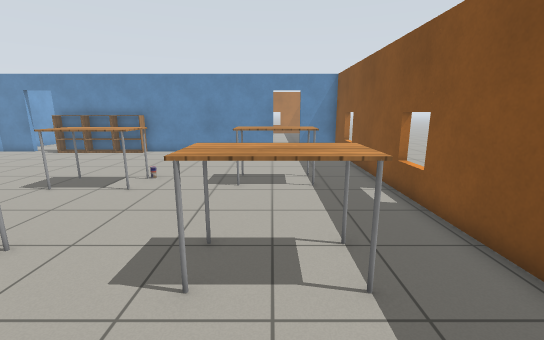
View 1 (above)

17 first-person views from a walk through a world built for the Gazebo simulator. The camera is 1.3 m above the floor, tilts 12° down and sees 90° across. The floor is counted in squares, 0.5 m on a side. Each view is taken from the middle of a square. On the plan, view 1 faces up. The plan holds only what a view shows up to about 18 squares ahead; the rest is blank. The place goes on beyond the plan. Robots are left out. Simple patterns stand in for the simulator's built-in surfaces. Some stock models are drawn as simple stand-ins.

View 2
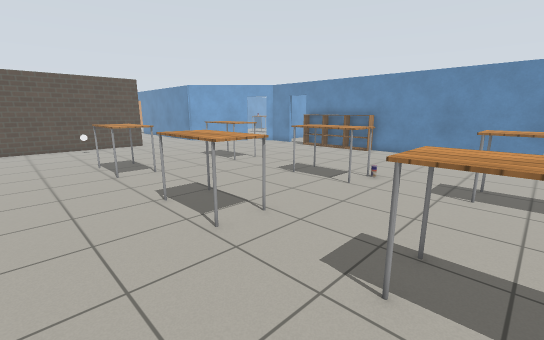

View 3
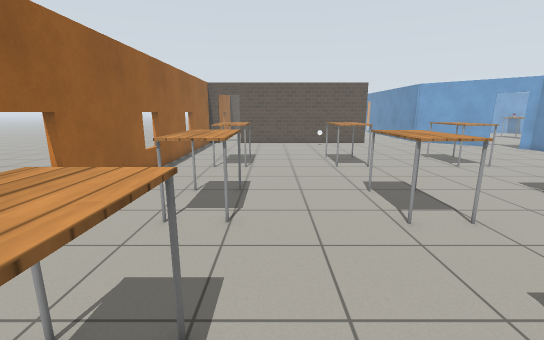

View 4
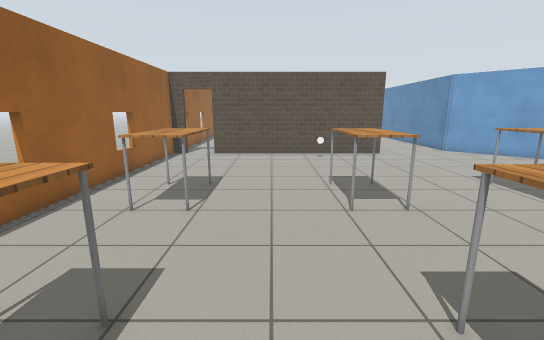

View 5
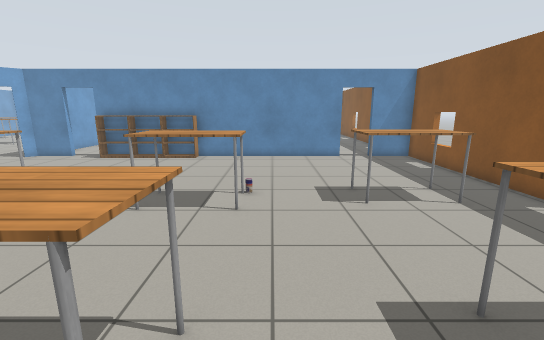

View 6
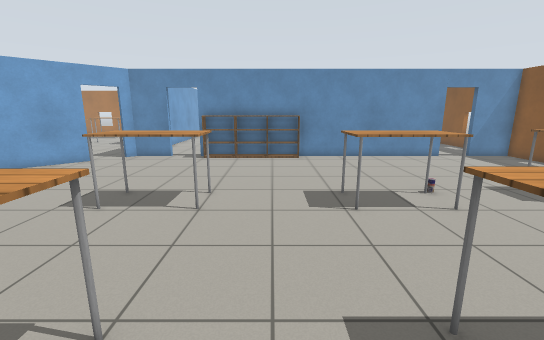

View 7
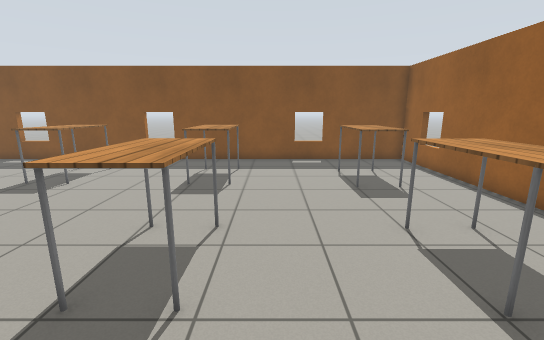

View 8
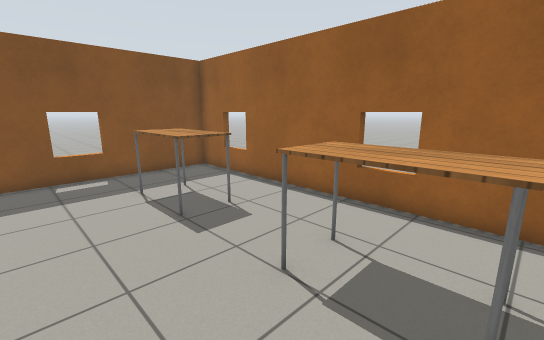

View 9
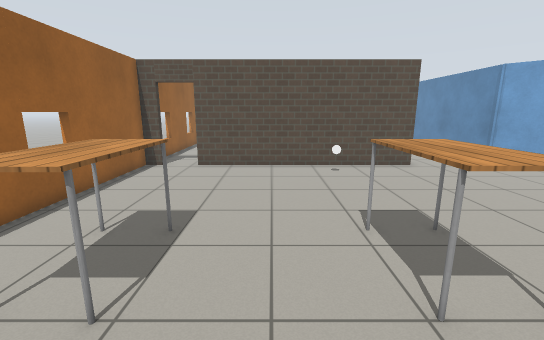

View 10
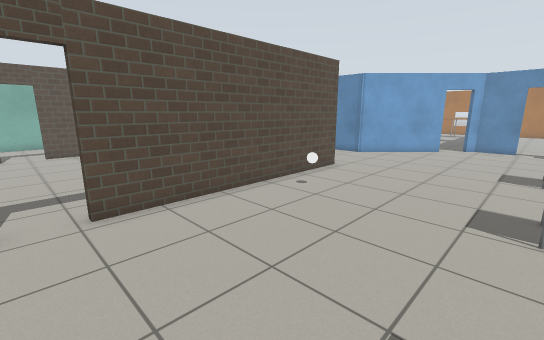

View 11
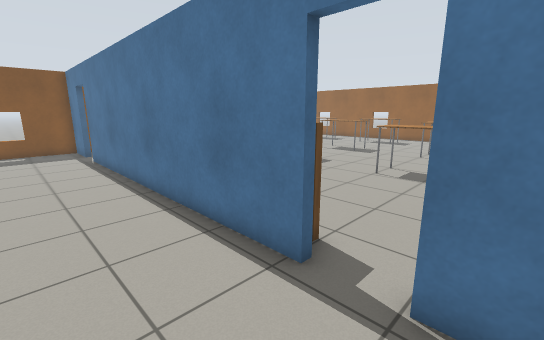

View 12
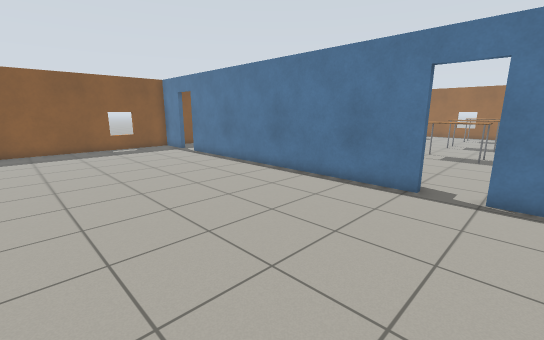

View 13
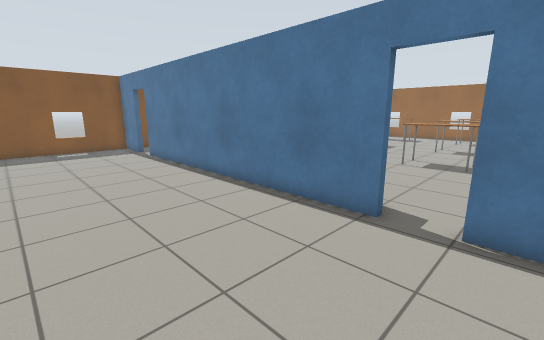

View 14
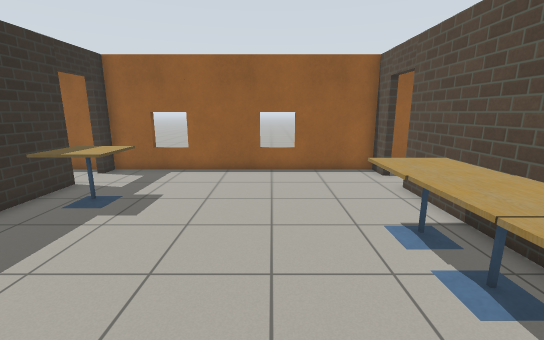

View 15
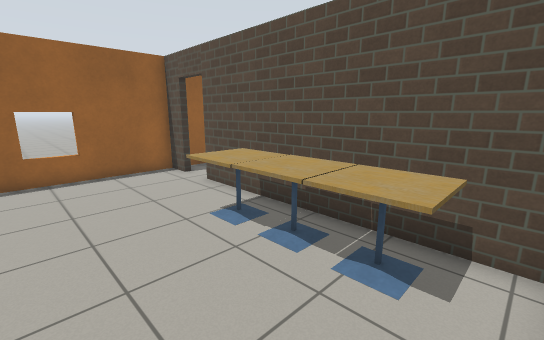

View 16
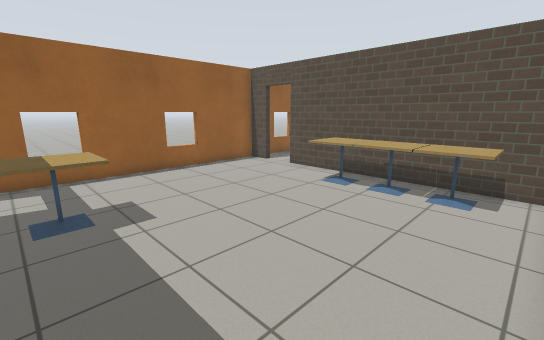

View 17
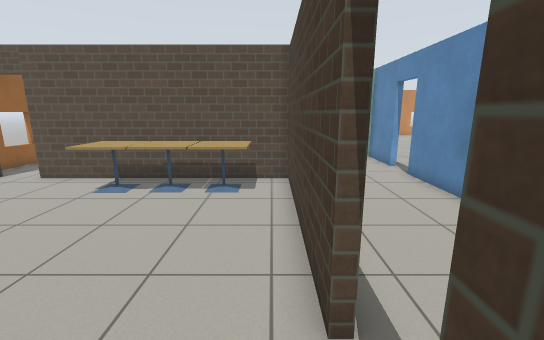

### Floor plan
Ten units are one square. View 1 is at (0, 0); x grows to the right and y downward. Boxes are objects, and circles mark ways between rooms. Rooms are numbered by the first view taken in them; rooms with no view inside come last. Other rooms are left out.
<svg viewBox="-407 -286 454 344">
<path fill="none" stroke="#000" d="M-224 -80 -224 28M-160 -183 -182 -183 -186 -179M-198 -166 -236 -128 -276 -128M-224 53 42 53 42 -183 19 -183M1 -183 -86 -183M-320 -128 -355 -128M-372 -128 -402 -128M-381 53 -354 53M-402 29 -402 41M-128 -186 1 -186M18 -186 42 -186 42 -281M-174 -186 -160 -186M-266 -77 -346 -77 -346 24M-245 -77 -250 -77M-227 28 -227 -1M-346 40 -346 53 -227 53"/>
<rect x="-215" y="-45" width="10" height="10" fill="#bbb"><title>other object</title></rect>
<rect x="-155" y="5" width="40" height="30" fill="#bbb"><title>table</title></rect>
<rect x="-155" y="-55" width="40" height="30" fill="#bbb"><title>table</title></rect>
<rect x="-155" y="-115" width="40" height="30" fill="#bbb"><title>table</title></rect>
<rect x="-145" y="-185" width="20" height="10" fill="#bbb"><title>bookshelf</title></rect>
<rect x="-125" y="-185" width="20" height="10" fill="#bbb"><title>bookshelf</title></rect>
<rect x="-105" y="-185" width="20" height="10" fill="#bbb"><title>bookshelf</title></rect>
<rect x="-85" y="5" width="40" height="30" fill="#bbb"><title>table</title></rect>
<rect x="-85" y="-55" width="40" height="30" fill="#bbb"><title>table</title></rect>
<rect x="-85" y="-115" width="40" height="30" fill="#bbb"><title>table</title></rect>
<rect x="-55" y="-115" width="10" height="10" fill="#bbb"><title>other object</title></rect>
<rect x="-25" y="5" width="40" height="30" fill="#bbb"><title>table</title></rect>
<rect x="-15" y="-55" width="40" height="20" fill="#bbb"><title>table</title></rect>
<rect x="-15" y="-115" width="40" height="20" fill="#bbb"><title>table</title></rect>
<rect x="-345" y="-25" width="30" height="20" fill="#bbb"><title>cafe table</title></rect>
<rect x="-345" y="-45" width="30" height="20" fill="#bbb"><title>cafe table</title></rect>
<rect x="-345" y="-65" width="30" height="20" fill="#bbb"><title>cafe table</title></rect>
<rect x="-265" y="-5" width="30" height="30" fill="#bbb"><title>cafe table</title></rect>
<circle cx="-153" cy="-183" r="3" fill="#2a7"/>
<circle cx="10" cy="-182" r="3" fill="#2a7"/>
<circle cx="-225" cy="35" r="3" fill="#2a7"/>
<circle cx="-255" cy="-80" r="3" fill="#2a7"/>
<circle cx="-350" cy="35" r="3" fill="#2a7"/>
<text x="-130" y="-70">1</text>
<text x="-70" y="-240">2</text>
<text x="-290" y="-20">3</text>
</svg>
Room 1 opens to room 2. Room 1 opens to room 3.

Where each view was taken, in squares from view 1:
view 1: 0 up, 0 right, facing up
view 2: 0 up, 0 right, facing up-left
view 3: 0 up, 1 right, facing left
view 4: 1 up, 5 left, facing left
view 5: 2 up, 4 left, facing up
view 6: 2 up, 10 left, facing up
view 7: 2 up, 11 left, facing right
view 8: 2 up, 8 left, facing down-right
view 9: 1 up, 9 left, facing left
view 10: 4 down, 15 left, facing up-left
view 11: 22 up, 17 left, facing down-right
view 12: 28 up, 17 left, facing down-right
view 13: 25 up, 17 left, facing down-right
view 14: 7 up, 30 left, facing down
view 15: 7 up, 29 left, facing down-left
view 16: 7 up, 24 left, facing down-left
view 17: 7 up, 24 left, facing left
